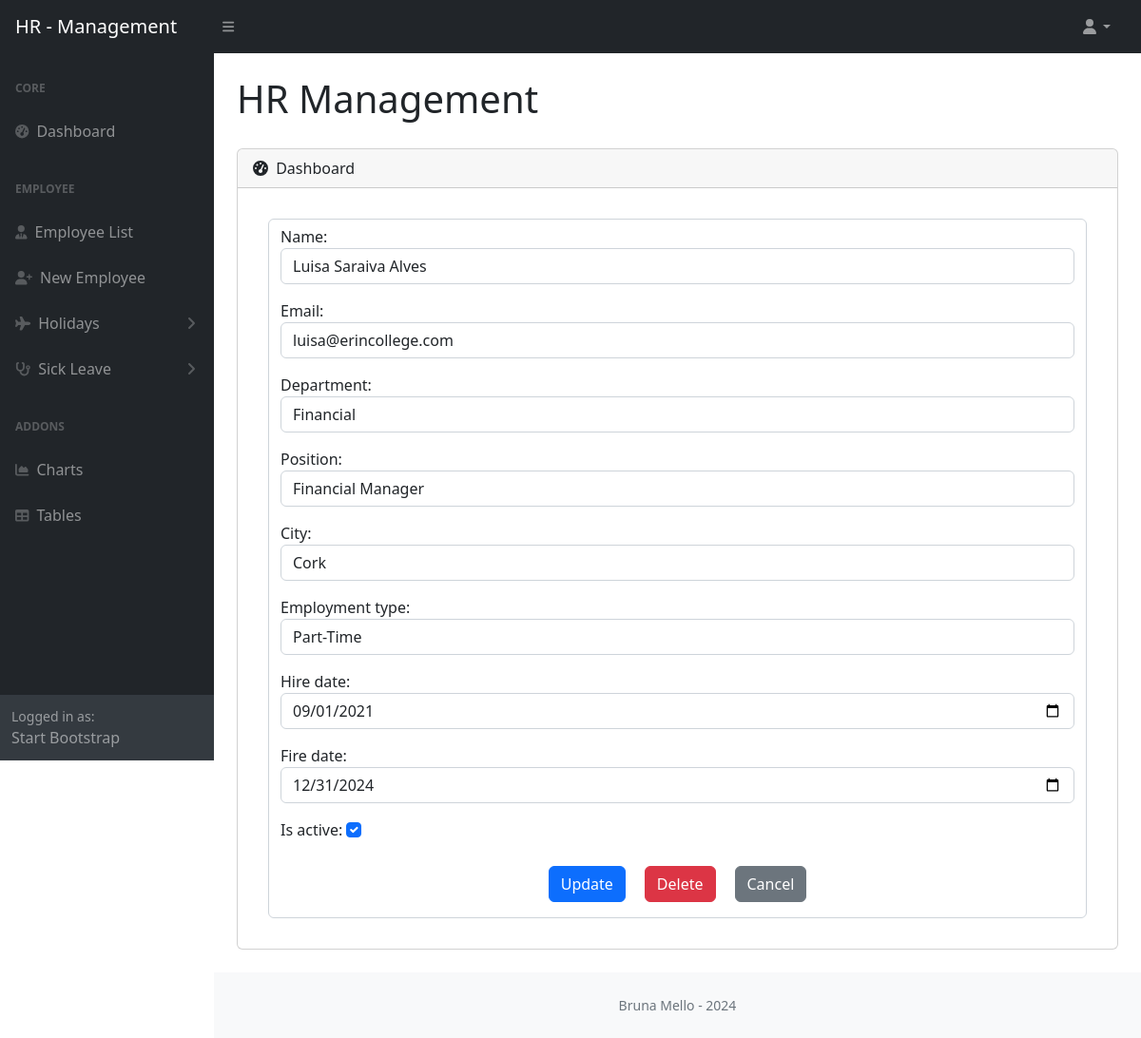
Before: /employee/employee_update/490/ with the older database file.
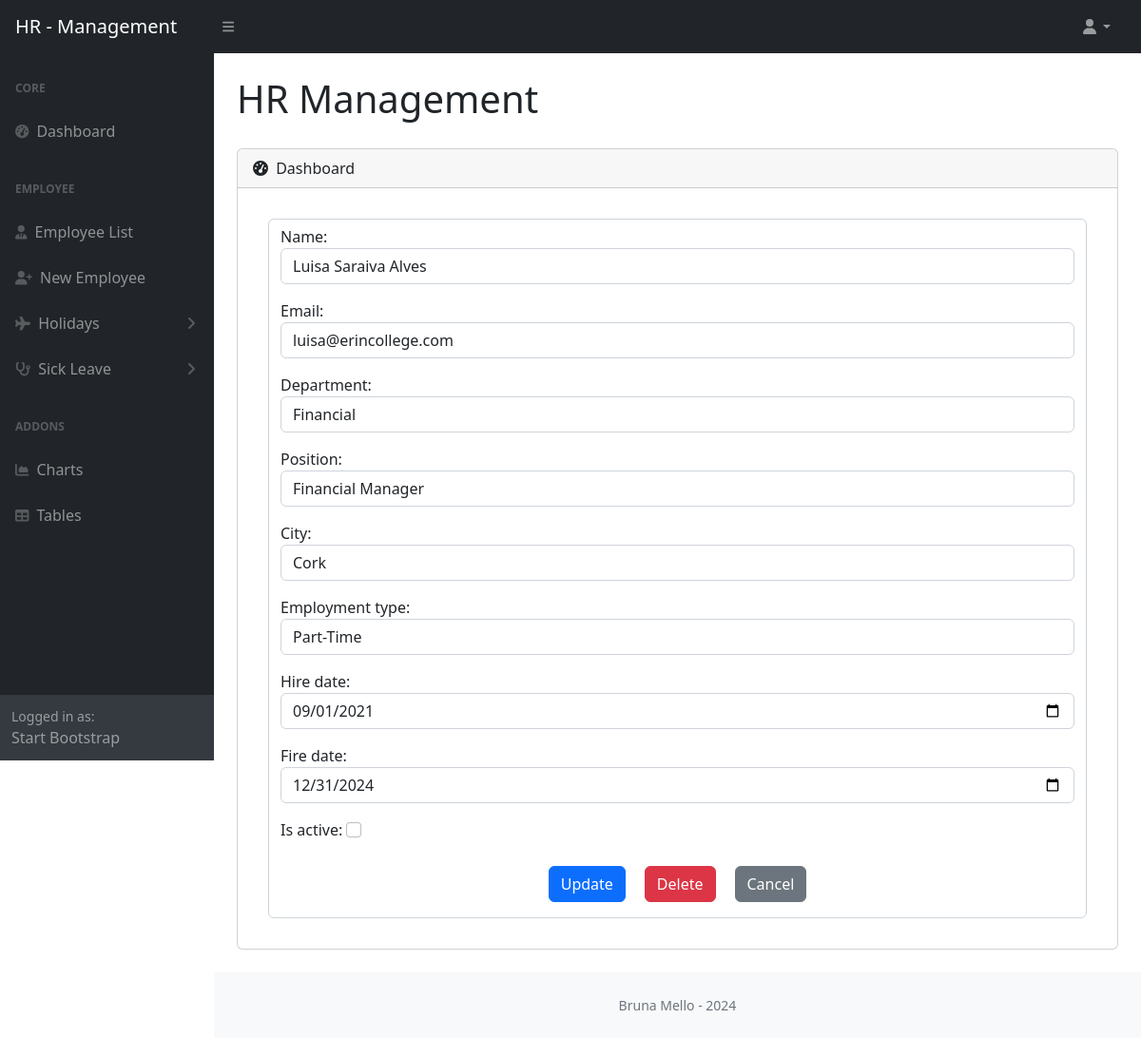
After: the same page with the newer database file.
### employee/models.py (models this page shows, shortened)
class Employees(models.Model):
	name = models.CharField(max_length=100)
	email = models.EmailField(blank=True, null=True)
	department = models.ForeignKey(Department, on_delete=models.PROTECT)
	position = models.ForeignKey(Position, on_delete=models.PROTECT)
	city = models.CharField(choices=helpers.city, max_length=50, default='Dublin')
	employment_type = models.CharField(choices=helpers.employment_type, max_length=50, default='Full-Time')
	hire_date = models.DateField(default=date.today(), editable=True)
	fire_date = models.DateField(null=True, blank=True)
	is_active = models.BooleanField(default=True)

### department/models.py (models this page shows)
class Department(models.Model):
	name = models.CharField(max_length=100)
	def __str__(self):
		return self.name

### employee/views.py (the view)
# urls.py: path('employee_update/<int:pk>/', EmployeeUpdateView.as_view(), name='employee_update'),
class EmployeeUpdateView(UpdateView):
	model = Employees
	template_name = 'employee_update.html'
	form_class = UpdateEmployeeModelForm
	success_url = '/employee/employee_list/'

### employee/forms.py
class UpdateEmployeeModelForm(forms.ModelForm):
	class Meta:
		model = Employees
		fields = '__all__'
		widgets = {
			'name': forms.TextInput(attrs={'class': 'form-control'}),
			'email': forms.EmailInput(attrs={'class': 'form-control'}),
			'department': forms.Select(attrs={'class': 'form-control'}),
			'position': forms.Select(attrs={'class': 'form-control'}),
			'city': forms.Select(attrs={'class': 'form-control'}),
			'employment_type': forms.Select(attrs={'class': 'form-control'}),
			'hire_date': forms.DateInput(attrs={'class': 'form-control datepicker', 'type': 'date'}),
			'fire_date': forms.DateInput(attrs={'class': 'form-control datepicker', 'type': 'date'}),
			'is_active': forms.CheckboxInput(attrs={'class': 'form-check-input'}),
		}

### department/models.py (called while the page is built)
	def __str__(self):
		return self.name

### employee/templates/employee_update.html (shortened to what this page needs)
{% extends 'base.html' %}
{% block content %}
    <div class="card-body">
        <div class="d-flex justify-content-center">
            <form method="post" class="form-control" enctype="multipart/form-data">
                {{ form.as_p }}
                <div class="d-flex justify-content-center">
                    <input style="margin: 10px" type="submit" value="Update" class="btn btn-primary">
                    <a style="margin: 10px" href="{% url 'employee_delete' pk=object.pk %}" class="btn btn-danger">Delete</a>
                    <a style="margin: 10px" href="{% url 'employee_list' %}" class="btn btn-secondary">Cancel</a>
                </div>
            </form>
        </div>
    </div>
{% endblock %}

Changed rows visible on the page:
changed Employees "luisa@erincollege.com": is_active "☑" → "☐"
